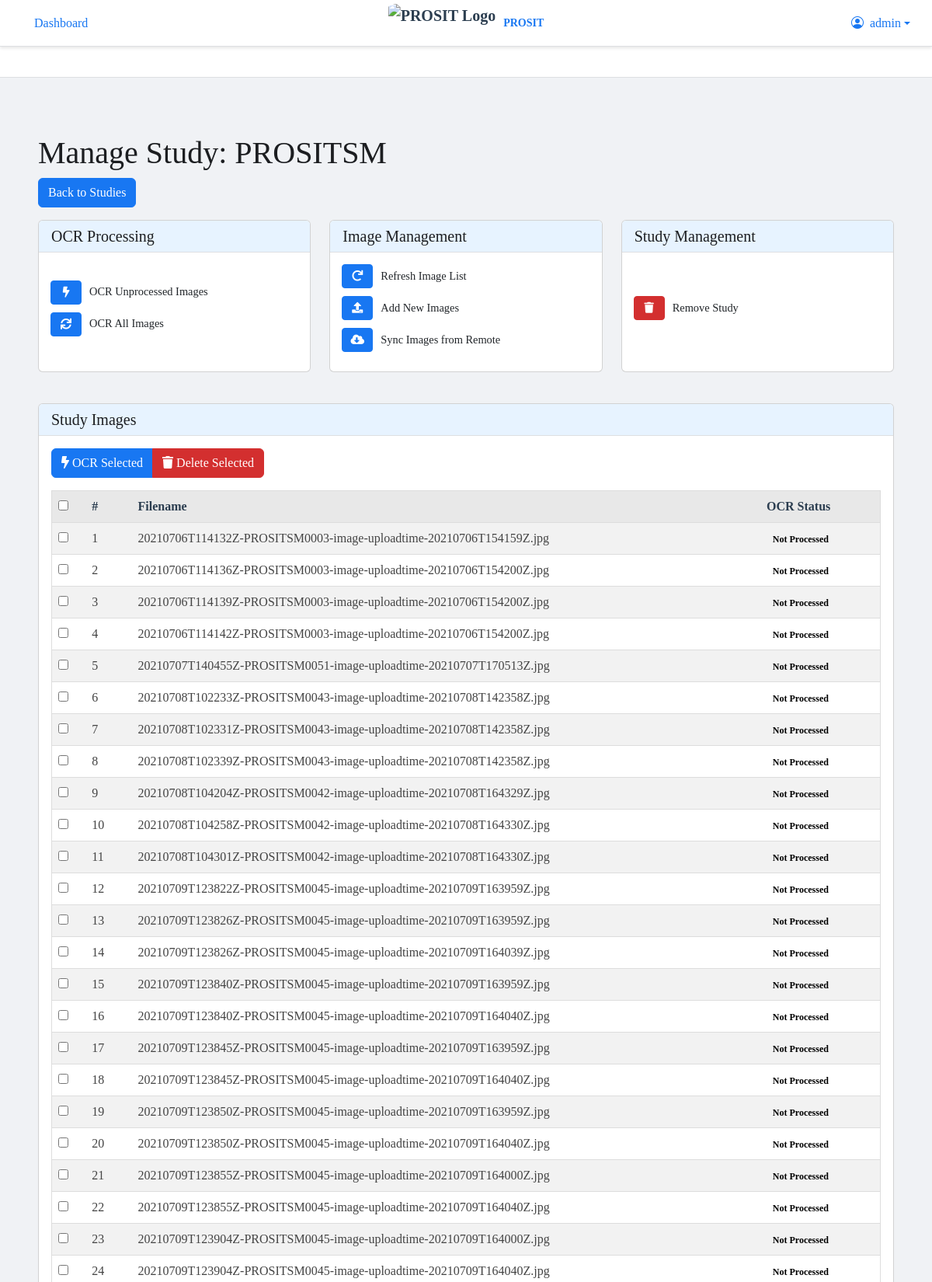
Screenshot of /manage_study/2 (signed in, upper part) with the database file from the repository.
### models/users.py (models this page shows, shortened)
class Users(db.Model, UserMixin):
    __tablename__ = 'users'
    id = db.Column(db.Integer, primary_key=True)
    username = db.Column(db.String(80), unique=True, nullable=False)
    password_hash = db.Column(db.String(128), nullable=False)
    role = db.Column(db.String(20), default='reviewer')
    created_at = db.Column(db.DateTime, default=datetime.utcnow)
    email = db.Column(db.String(120), nullable=True, default=None)
    last_login = db.Column(db.DateTime, nullable=True)
    corrections = db.relationship('Corrections', back_populates='user')
    studies = db.relationship('Studies', secondary='user_studies', back_populates='reviewers')

### models/studies.py (models this page shows, shortened)
class Studies(db.Model):
    __tablename__ = 'studies'
    id = db.Column(db.Integer, primary_key=True)
    name = db.Column(db.String(100), nullable=False)
    description = db.Column(db.Text, nullable=True)
    reviewers = db.relationship('Users', secondary='user_studies', back_populates='studies')
    participants = db.relationship('Participants', back_populates='study')
    images = db.relationship('Images', back_populates='study')

### models/images.py (models this page shows, shortened)
class Images(db.Model):
    __tablename__ = 'images'
    id = db.Column(db.Integer, primary_key=True)
    filename = db.Column(db.String(255), nullable=False)
    filepath = db.Column(db.String(255), nullable=False)
    status = db.Column(db.String(20), default='pending')
    upload_time = db.Column(db.DateTime, nullable=False, default=db.func.current_timestamp())
    study_id = db.Column(db.Integer, db.ForeignKey('studies.id'), nullable=False)
    participant_id = db.Column(db.Integer, db.ForeignKey('participants.id'), nullable=False)
    study = db.relationship('Studies', back_populates='images')
    participant = db.relationship('Participants', back_populates='images')
    ocr_results = db.relationship('OCRResults', back_populates='image')
    corrections = db.relationship('Corrections', back_populates='image')

### routes/admin.py (the view, shortened to what this page needs)
@admin_bp.route('/manage_study/<int:study_id>', methods=['GET', 'POST'])
@login_required
def manage_study(study_id):
    if current_user.role != 'admin':
        abort(403)
    study = Studies.query.get_or_404(study_id)
    from flask import request, flash, redirect, url_for
    from models import Images, OCRResults
    from app import db
    images = Images.query.filter_by(study_id=study_id).options(db.joinedload(Images.ocr_results)).all()
    image_data = []
    for img in images:
        ocr_status = 'Processed' if img.ocr_results else 'Not Processed'
        image_data.append({
            'id': img.id,
            'filename': img.filename,
            'filepath': img.filepath,
            'ocr_status': ocr_status
        })
    return render_template('admin/manage_studies.html', study=study, images=image_data)

### app.py (called while the page is built)
@flask_app.context_processor
def override_url_for():
    def prefixed_url_for(endpoint, **values):
        url = flask_app.url_for(endpoint, **values)
        url = url.replace('/annotation', '')
        url = f"/annotation{url}"
        return url
    return dict(url_for=prefixed_url_for)

### templates/admin/manage_studies.html (shortened to what this page needs)
{% extends "base.html" %}
{% block content %}
<div class="container mt-4">
    <h1>Manage Study: {{ study.name }}</h1>
    <div class="mb-3">
        <a href="{{ url_for('admin.studies') }}" class="btn btn-secondary">Back to Studies</a>
    </div>
<div class="row mb-4">
        <div class="col-md-4 mb-3">
            <div class="card action-card">
                <div class="card-header bg-primary text-white">
                    <h5 class="mb-0">OCR Processing</h5>
                </div>
                <div class="card-body">
                    <div class="action-item">
                        <form method="POST">
                            <button type="submit" name="action" value="trigger_ocr_unprocessed"
                                    class="btn btn-success btn-sm"
                                    title="Process images without OCR results">
                                <i class="fas fa-bolt"></i>
                            </button>
                        </form>
                        <span>OCR Unprocessed Images</span>
                    </div>
                    <div class="action-item">
                        <form action="{{ url_for('admin.manage_study', study_id=study.id) }}" method="POST">
                            <button type="submit" class="btn btn-primary btn-sm" id="processAllImagesButton"
                                    title="Process all images regardless of status">
                                <i class="fas fa-sync"></i>
                            </button>
                        </form>
                        <span>OCR All Images</span>
                    </div>
                </div>
            </div>
        </div>
        <div class="col-md-4 mb-3">
            <div class="card action-card">
                <div class="card-header bg-info text-white">
                    <h5 class="mb-0">Image Management</h5>
                </div>
                <div class="card-body">
                    <div class="action-item">
                        <form action="{{ url_for('admin.reload_images_for_study', study_id=study.id) }}" method="POST">
                            <button type="submit" class="btn btn-warning btn-sm"
                                    onclick="return confirm('Are you sure you want to refresh the image list?');"
                                    title="Reload images from the static directory for this study">
                                <i class="fas fa-redo"></i>
                            </button>
                        </form>
                        <span>Refresh Image List</span>
                    </div>
                    <div class="action-item">
                        <a href="{{ url_for('admin.upload_images', study_id=study.id) }}"
                           class="btn btn-info btn-sm"
                           title="Upload additional images to this study">
                            <i class="fas fa-upload"></i>
                        </a>
                        <span>Add New Images</span>
                    </div>
                    <div class="action-item">
                        <form action="{{ url_for('admin.sync_images_from_remote', study_id=study.id) }}" method="POST">
                            <button type="submit" class="btn btn-primary btn-sm"
                                    onclick="return confirm('Are you sure you want to sync images from the remote server?');"
                                    title="Sync images from remote server for this study">
                                <i class="fas fa-cloud-download-alt"></i>
                            </button>
                        </form>
                        <span>Sync Images from Remote</span>
                    </div>
                </div>
            </div>
        </div>
        <div class="col-md-4 mb-3">
            <div class="card action-card">
                <div class="card-header bg-danger text-white">
                    <h5 class="mb-0">Study Management</h5>
                </div>
                <div class="card-body">
                    <div class="action-item">
                        <form action="{{ url_for('admin.delete_study', study_id=study.id) }}" method="POST">
                            <button type="submit" class="btn btn-danger btn-sm"
                                    onclick="return confirm('Are you sure you want to remove this study?');"
                                    title="Delete this study and all associated data">
                                <i class="fas fa-trash"></i>
                            </button>
                        </form>
                        <span>Remove Study</span>
                    </div>
                </div>
            </div>
        </div>
    </div>
    <div class="card">
        <div class="card-header bg-light">
            <h5 class="mb-0">Study Images</h5>
        </div>
        <div class="card-body">
            <form method="POST">
                <div class="mb-3 btn-group" role="group">
                    <button type="submit" name="action" value="trigger_ocr_selected"
                            class="btn btn-primary">
                        <i class="fas fa-bolt"></i> OCR Selected
                    </button>
                    <button type="submit" name="action" value="delete"
                            class="btn btn-danger"
                            onclick="return confirm('Delete selected images?');">
                        <i class="fas fa-trash"></i> Delete Selected
                    </button>
                </div>
                <table class="table table-striped table-hover">
                    <thead>
                        <tr>
                            <th><input type="checkbox" id="selectAll" onclick="toggleCheckboxes(this)"></th>
                            <th>#</th>
                            <th>Filename</th>
                            <th>OCR Status</th>
                        </tr>
                    </thead>
                    <tbody>
                        {% for image in images %}
                        <tr>
                            <td><input type="checkbox" name="image_ids[]" value="{{ image.id }}"></td>
                            <td>{{ loop.index }}</td>
                            <td>{{ image.filename }}</td>
                            <td>
                                <span class="badge badge-{{ 'success' if image.ocr_status == 'processed' else 'warning' }}" style="color: black;">
                                    {{ image.ocr_status }}
                                </span>
                            </td>
                        </tr>
                        {% else %}
                        <tr>
                            <td colspan="4" class="text-center">No images found for this study.</td>
                        </tr>
                        {% endfor %}
                    </tbody>
                </table>
            </form>
        </div>
    </div>
</div>
{% endblock %}

### templates/base.html (shortened to what this page needs)
<!DOCTYPE html>
<html lang="en">
<head>
    <link href="https://cdn.jsdelivr.net/npm/bootstrap@5.3.0/dist/css/bootstrap.min.css" rel="stylesheet">
    <link rel="stylesheet" href="https://cdn.jsdelivr.net/npm/bootstrap-icons@1.10.0/font/bootstrap-icons.css">
    <link rel="stylesheet" href="{{ url_for('static', filename='css/styles.css') }}">
    <link rel="stylesheet" href="https://cdn.datatables.net/1.11.5/css/dataTables.bootstrap5.min.css">
    <link rel="stylesheet" href="https://cdnjs.cloudflare.com/ajax/libs/font-awesome/5.15.4/css/all.min.css">
</head>
<body>
    <div class="main-content-container">
        <nav class="navbar navbar-expand navbar-light bg-light top-navbar">
            <div class="container-fluid">
                <nav aria-label="breadcrumb" class="me-auto" style="flex-wrap: wrap; max-width: 25%; overflow: visible;">
                    <ol class="breadcrumb mb-0" style="flex-wrap: wrap;">
                        {% block breadcrumbs %}
                            <li class="breadcrumb-item"><a href="{{ url_for('dashboard.index') }}">Dashboard</a></li>
                        {% endblock %}
                    </ol>
                </nav>
                <div class="d-flex justify-content-center align-items-center position-absolute start-50" style="transform: translateX(-50%);">
                    <div class="navbar-brand" style="display: flex; flex-direction: row; align-items: center; margin-right: 0;">
                        <img src="{{ url_for('static', filename='images/PROSIT.jpeg') }}" alt="PROSIT Logo" style="height: 50px; margin-right: 10px; border-radius: 10%;">
                        <span style="font-size: 14px; color: #333;">PROSIT</span>
                    </div>
                </div>
                {% if current_user.is_authenticated %}
                <div class="dropdown">
                    <a href="#" class="d-flex align-items-center text-decoration-none dropdown-toggle" id="dropdownUser1" data-bs-toggle="dropdown">
                        <i class="bi bi-person-circle me-2"></i>
                        <span class="d-none d-sm-inline">{{ current_user.username }}</span>
                    </a>
                </div>
                {% endif %}
            </div>
        </nav>
        {% if current_user.is_authenticated and all_studies %}
        <nav class="navbar navbar-expand navbar-dark bg-dark studies-navbar">
            <div class="container-fluid">
                <ul class="navbar-nav">
                    <li class="nav-item dropdown">
                        <a class="nav-link dropdown-toggle" href="#" id="studiesDropdown" role="button" data-bs-toggle="dropdown">
                            <i class="bi bi-collection me-1"></i> Studies
                        </a>
                    </li>
                </ul>
            </div>
        </nav>
        {% endif %}
    <main class="container-fluid py-4 main-content">
        {% block content %}{% endblock %}
    </main>
</div>
</body>
</html>

### static/css/styles.css (style rules this page uses)
.top-navbar { position: fixed; top: 0; left: 0; right: 0; height: 60px; z-index: 1000; background-color: #f5f5f5; padding: 0.5rem 1rem; font-family: 'Georgia', serif; }
.studies-navbar { position: fixed; top: 60px; left: 0; right: 0; height: 40px; background-color: #2c3e50; z-index: 999; padding: 0.25rem 1rem; }
.main-content-container { margin-top: 100px; min-height: calc(100vh - 100px); padding: 25px; transition: all 0.3s; background-color: #fafafa; font-family: 'Georgia', serif; }
.navbar-brand { font-weight: 700; color: #2c3e50; }
.navbar-dark .navbar-nav .nav-link { color: rgba(255, 255, 255, 0.9); font-family: 'Georgia', serif; }
.breadcrumb { padding: 0.75rem 1rem; margin-bottom: 0; background-color: transparent; font-family: 'Georgia', serif; color: #555; }
.table { border: 1px solid #ddd; background-color: #fff; }
.table tbody tr td { vertical-align: middle; border-color: #ddd; font-family: 'Georgia', serif; color: #444; }
.table thead th { background-color: #e8e8e8; color: #2c3e50; font-family: 'Georgia', serif; }
.btn-primary { background-color: #2c3e50; border-color: #2c3e50; font-family: 'Georgia', serif; }
.btn-secondary { background-color: #6c757d; border-color: #6c757d; font-family: 'Georgia', serif; }
a { color: #2c3e50; text-decoration: underline; }

### templates/base.html (style rules this page uses)
body { font-family: -apple-system, BlinkMacSystemFont, 'Segoe UI', Roboto, Helvetica, Arial, sans-serif; background-color: #f0f2f5; color: #1c1e21; }
.main-content-container { background-color: #f0f2f5; }
.top-navbar { background-color: #ffffff !important; border-bottom: 1px solid #dddfe2; box-shadow: 0 2px 4px rgba(0, 0, 0, 0.1); }
.navbar-brand span { color: #1877f2 !important; font-weight: bold; }
.breadcrumb-item a { color: #1877f2; text-decoration: none; }
.studies-navbar { background-color: #ffffff !important; border-bottom: 1px solid #dddfe2; }
.studies-navbar .nav-link { color: #1c1e21; }
.main-content { background-color: #f0f2f5; }
.btn-primary, .btn-secondary, .btn-success, .btn-info, .btn-warning, .btn-light, .btn-dark, .btn-outline-primary, .btn-outline-secondary, .btn-outline-success, .btn-outline-info, .btn-outline-warning, .btn-outline-light, .btn-outline-dark, .btn-edit, .btn-manage, .btn-export { background-color: #1877f2 !important; border-color: #1877f2 !important; color: white !important; }
.btn-danger, .btn-delete { background-color: #d32f2f !important; border-color: #d32f2f !important; color: white !important; }
.card-header, .card-header-tabs, .card-header-pills { background-color: #e7f3ff !important; border-bottom: 1px solid #dddfe2 !important; color: #1c1e21 !important; }
a { color: #1877f2; text-decoration: none; }

### templates/admin/manage_studies.html (style rules this page uses)
.action-card { height: 100%; display: flex; flex-direction: column; }
.action-card .card-body { flex-grow: 1; display: flex; flex-direction: column; justify-content: center; padding: 15px; }
.action-item { display: flex; align-items: center; margin-bottom: 10px; }
.action-item .btn { margin-right: 10px; min-width: 40px; }
.action-item span { font-size: 0.9em; line-height: 1.2; }

### rows the page displays
Users: username "admin"
Studies: name "PROSITSM"
Images: filename "20210706T114132Z-PROSITSM0003-image-uploadtime-20210706T154159Z.jpg", ocr_status "Not Processed"
Images: filename "20210706T114136Z-PROSITSM0003-image-uploadtime-20210706T154200Z.jpg", ocr_status "Not Processed"
Images: filename "20210706T114139Z-PROSITSM0003-image-uploadtime-20210706T154200Z.jpg", ocr_status "Not Processed"
Images: filename "20210706T114142Z-PROSITSM0003-image-uploadtime-20210706T154200Z.jpg", ocr_status "Not Processed"
Images: filename "20210707T140455Z-PROSITSM0051-image-uploadtime-20210707T170513Z.jpg", ocr_status "Not Processed"
Images: filename "20210708T102233Z-PROSITSM0043-image-uploadtime-20210708T142358Z.jpg", ocr_status "Not Processed"
Images: filename "20210708T102331Z-PROSITSM0043-image-uploadtime-20210708T142358Z.jpg", ocr_status "Not Processed"
Images: filename "20210708T102339Z-PROSITSM0043-image-uploadtime-20210708T142358Z.jpg", ocr_status "Not Processed"
Images: filename "20210708T104204Z-PROSITSM0042-image-uploadtime-20210708T164329Z.jpg", ocr_status "Not Processed"
Images: filename "20210708T104258Z-PROSITSM0042-image-uploadtime-20210708T164330Z.jpg", ocr_status "Not Processed"
Images: filename "20210708T104301Z-PROSITSM0042-image-uploadtime-20210708T164330Z.jpg", ocr_status "Not Processed"
Images: filename "20210709T123822Z-PROSITSM0045-image-uploadtime-20210709T163959Z.jpg", ocr_status "Not Processed"
Images: filename "20210709T123826Z-PROSITSM0045-image-uploadtime-20210709T163959Z.jpg", ocr_status "Not Processed"
Images: filename "20210709T123826Z-PROSITSM0045-image-uploadtime-20210709T164039Z.jpg", ocr_status "Not Processed"
Images: filename "20210709T123840Z-PROSITSM0045-image-uploadtime-20210709T163959Z.jpg", ocr_status "Not Processed"
Images: filename "20210709T123840Z-PROSITSM0045-image-uploadtime-20210709T164040Z.jpg", ocr_status "Not Processed"
Images: filename "20210709T123845Z-PROSITSM0045-image-uploadtime-20210709T163959Z.jpg", ocr_status "Not Processed"
Images: filename "20210709T123845Z-PROSITSM0045-image-uploadtime-20210709T164040Z.jpg", ocr_status "Not Processed"
Images: filename "20210709T123850Z-PROSITSM0045-image-uploadtime-20210709T163959Z.jpg", ocr_status "Not Processed"
Images: filename "20210709T123850Z-PROSITSM0045-image-uploadtime-20210709T164040Z.jpg", ocr_status "Not Processed"
Images: filename "20210709T123855Z-PROSITSM0045-image-uploadtime-20210709T164000Z.jpg", ocr_status "Not Processed"
Images: filename "20210709T123855Z-PROSITSM0045-image-uploadtime-20210709T164040Z.jpg", ocr_status "Not Processed"
Images: filename "20210709T123904Z-PROSITSM0045-image-uploadtime-20210709T164000Z.jpg", ocr_status "Not Processed"
Images: filename "20210709T123904Z-PROSITSM0045-image-uploadtime-20210709T164040Z.jpg", ocr_status "Not Processed"
